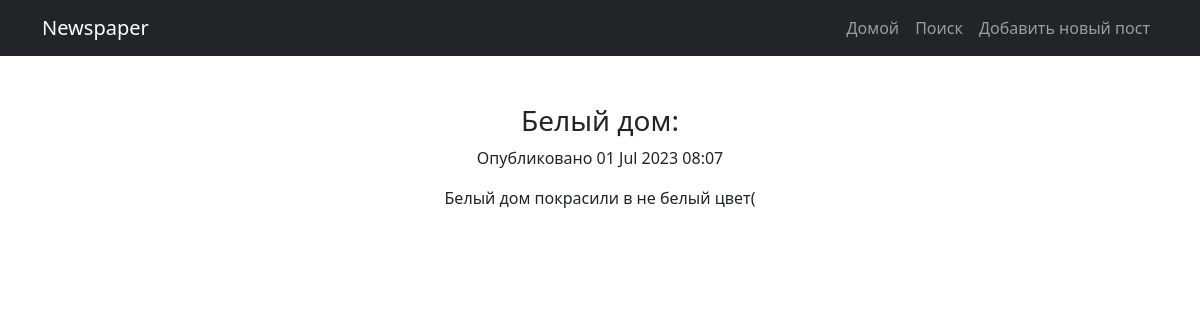
/news/3/, run on an earlier commit of the app's database.
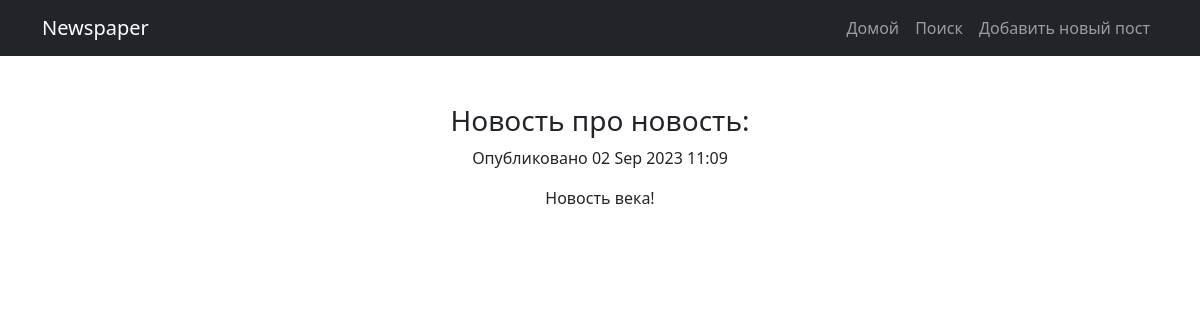
And on a later commit of the database.
### news/models.py (models this page shows, shortened)
class Post(models.Model):
    author = models.ForeignKey(Author, on_delete=models.CASCADE)
    ARTICLE = 'AR'
    NEWS = 'NW'
    CHOICES = [
        (ARTICLE, 'Статья'),
        (NEWS, 'Новость')
    ]
    choice = models.CharField(max_length=2, choices=CHOICES, default=ARTICLE)
    createDate = models.DateTimeField(auto_now_add=True)
    category = models.ManyToManyField(Category, through='PostCategory')
    postTitle = models.CharField(max_length=255)
    postText = models.TextField()
    postRating = models.IntegerField(default=0)

### news/views.py (the view)
# urls.py: path('<int:pk>/', PostDetail.as_view(), name='postDetail'),
class PostDetail(DetailView):
    model = Post
    template_name = 'post.html'
    context_object_name = 'post'
    def get_context_data(self, **kwargs):
        context = super().get_context_data(**kwargs)
        try:
            user = self.request.user
            categoryModel = self.object.category.get_queryset() # Получаем все категории поста
            category_names = []
            for c in categoryModel:
                if not user.category_set.filter(categoryName=c.categoryName).exists():
                    context['is_not_subscr'] = True
                    category_names.append(c.categoryName)
            context['category_names'] = category_names
            return context
        except:
            return context

### news/templatetags/custom_filters.py (called while the page is built)
@register.filter(name='censor')
def censor(value):
    bad_words = ['плохое_слово1', 'плохое_слово2', 'плохое_слово3', 'плохое_слово4']
    for w in bad_words:
        if w in value:
            value = value.replace(w, '***')
    return value

### templates/post.html (shortened to what this page needs)
{% extends 'default.html' %}
{% block content %}
<h3>{{ post.postTitle|censor }}:</h3>
<p>Опубликовано {{ post.createDate|date:'d M Y H:m' }}</p>
{{ post.postText|censor }}
{% endblock content %}

What changed in the data, as far as the page shows it:
changed Post: postTitle|censor "Белый дом" → "Новость про новость"; createDate "01 Jul 2023 08:07" → "02 Sep 2023 11:09"; postText|censor "Белый дом покрасили в не белый цвет(" → "Новость века!"
